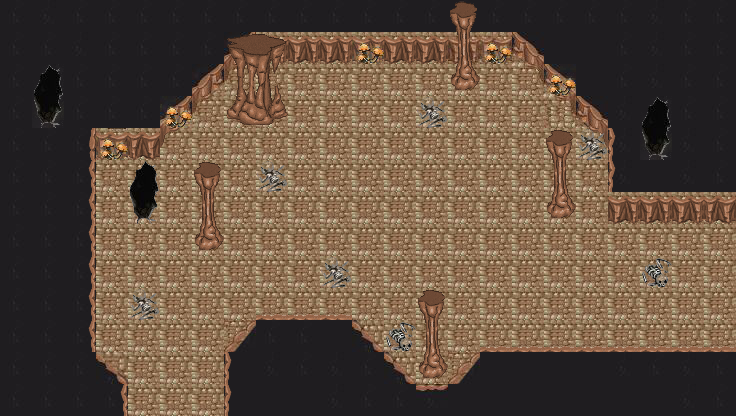

The image is a tile-based game level rendered from a .tmx file. Its description and source (layers, tilesets, objects; grid data summarised) follow:
An orthogonal 23x13 tile map with 32x32 px tiles, 4 tile layers (Background, Walls2, Walls, Objects), 6 tilesets.

<map version="1.0" orientation="orthogonal" renderorder="right-down" width="23" height="13" tilewidth="32" tileheight="32" nextobjectid="1">
 <tileset firstgid="1" name="BrownCave" tilewidth="32" tileheight="32" tilecount="64" columns="8">
  <image source="BrownCave.png" width="256" height="256" />
 </tileset>
 <tileset firstgid="65" name="hole" tilewidth="32" tileheight="32" tilecount="1" columns="1">
  <image source="hole.png" width="35" height="37" />
 </tileset>
 <tileset firstgid="66" name="de1bfc75fed88b89528121f18c837076" tilewidth="32" tileheight="32" tilecount="256" columns="16">
  <image source="de1bfc75fed88b89528121f18c837076.png" width="512" height="512" />
 </tileset>
 <tileset firstgid="322" name="withSlantBorders" tilewidth="32" tileheight="32" tilecount="1050" columns="30">
  <image source="withSlantBorders.jpg" width="960" height="1120" />
  <tile id="185">
   <properties>
    <property name="blocked" type="bool" value="true" />
   </properties>
  </tile>
 </tileset>
 <tileset firstgid="1372" name="Objects" tilewidth="32" tileheight="32" tilecount="256" columns="16">
  <image source="Objects.png" width="512" height="512" />
 </tileset>
 <tileset firstgid="1628" name="uppertile" tilewidth="32" tileheight="32" tilecount="1" columns="1">
  <image source="uppertile.png" width="37" height="33" />
 </tileset>
 <layer name="Background" width="23" height="13">
  <data>[299 cells, 299 non-empty, 14 distinct tile ids]</data>
 </layer>
 <layer name="Walls2" width="23" height="13">
  <properties>
   <property name="blocked" type="bool" value="true" />
  </properties>
  <data>[299 cells, 17 non-empty, 3 distinct tile ids]</data>
 </layer>
 <layer name="Walls" width="23" height="13">
  <properties>
   <property name="blocked" type="bool" value="true" />
  </properties>
  <data>[299 cells, 60 non-empty, 26 distinct tile ids]</data>
 </layer>
 <layer name="Objects" width="23" height="13">
  <data>[299 cells, 36 non-empty, 14 distinct tile ids]</data>
 </layer>
</map>